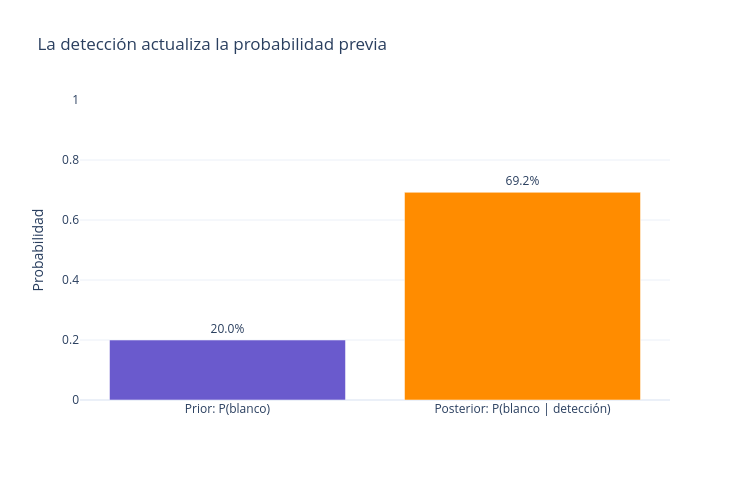

Notebook code for this chart:
### Markdown cell above
# 5. Teorema de Bayes

A partir de $P(A\cap B)=P(B\mid A)P(A)=P(A\mid B)P(B)$, obtenemos

$$P(A\mid B)=\frac{P(B\mid A)P(A)}{P(B)}.
$$

En términos de una cantidad desconocida $x$ y una observación $z$,

$$
p(x\mid z)=\frac{p(z\mid x)p(x)}{p(z)}.
$$

- $p(x)$: distribución **previa** o *prior*.
- $p(z\mid x)$: **verosimilitud** de la observación.
- $p(z)$: **evidencia**, que normaliza el resultado.
- $p(x\mid z)$: distribución **posterior**.

## 5.1 Ejemplo discreto: detector con falsas alarmas

Supongamos que un blanco está presente en 20 % de los casos, el detector acierta 90 % cuando hay blanco y produce una falsa alarma 10 % cuando no lo hay. ¿Qué probabilidad hay de que realmente exista un blanco después de una detección?

### Code cell
P_T = 0.20                 # P(blanco presente)
P_not_T = 1.0 - P_T
P_D_given_T = 0.90         # Probabilidad de detección
P_D_given_not_T = 0.10     # Probabilidad de falsa alarma

P_D = P_D_given_T * P_T + P_D_given_not_T * P_not_T
P_T_given_D = P_D_given_T * P_T / P_D

print(f'P(detección) = {P_D:.3f}')
print(f'P(blanco | detección) = {P_T_given_D:.3%}')
print('Aunque el detector acierta 90 %, una detección no implica una certeza del 90 %.')

assert np.isclose(P_T_given_D, 0.18 / 0.26)

fig_bayes_discrete = go.Figure(go.Bar(
    x=['Prior: P(blanco)', 'Posterior: P(blanco | detección)'],
    y=[P_T, P_T_given_D],
    text=[f'{P_T:.1%}', f'{P_T_given_D:.1%}'],
    textposition='outside', marker_color=['slateblue', 'darkorange']
))
fig_bayes_discrete.update_layout(
    title='La detección actualiza la probabilidad previa',
    yaxis_title='Probabilidad', yaxis_range=[0, 1],
    template='plotly_white', width=750, height=480
)
fig_bayes_discrete.show()

### Figure 1 — Plotly figure (JSON) as saved in the notebook; plotly's stock layout.template omitted (floating-point values rounded to 4 significant figures)
{"data": [{"marker": {"color": ["slateblue", "darkorange"]}, "text": ["20.0%", "69.2%"], "textposition": "outside", "type": "bar", "x": ["Prior: P(blanco)", "Posterior: P(blanco | detección)"], "y": [0.2, 0.6923]}], "layout": {"height": 480, "title": {"text": "La detección actualiza la probabilidad previa"}, "width": 750, "yaxis": {"range": [0, 1], "title": {"text": "Probabilidad"}}}}
